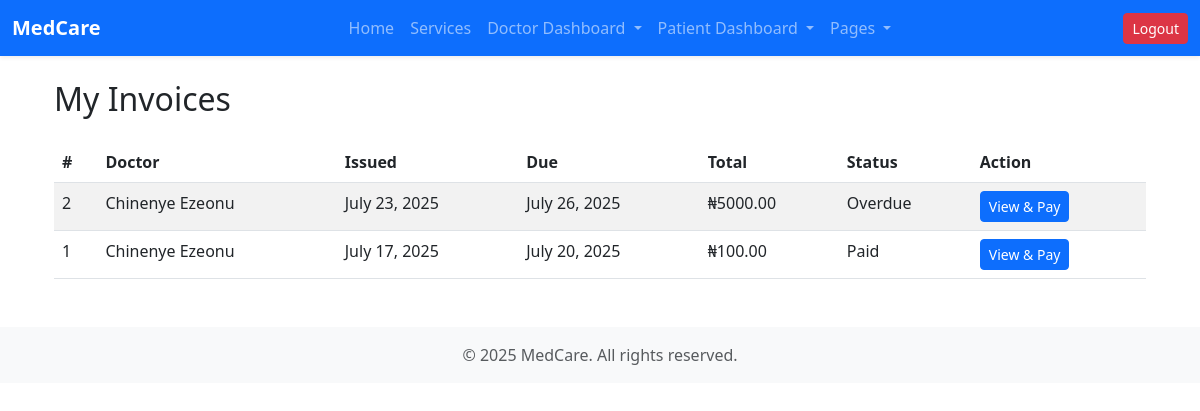
The app's page /billing/patient/ (signed in) with its own data.
### billing/models.py (models this page shows, shortened)
class Invoice(models.Model):
    patient = models.ForeignKey(PatientProfile, on_delete=models.CASCADE)
    doctor = models.ForeignKey(DoctorProfile, on_delete=models.SET_NULL, null=True, blank=True)
    issued_date = models.DateField(auto_now_add=True)
    due_date = models.DateField()
    total_amount = models.DecimalField(max_digits=10, decimal_places=2)
    is_paid = models.BooleanField(default=False)
    notes = models.TextField(blank=True)
    paid_on = models.DateField(null=True, blank=True)
    payment_method = models.CharField(max_length=50, blank=True)
    transaction_id = models.CharField(max_length=100, null=True, blank=True)
    class Meta:
        ordering = ['-issued_date']
    @property
    def status(self):
        if self.is_paid:
            return "Paid"
        elif timezone.now().date() > self.due_date:
            return "Overdue"
        elif self.amount_paid > 0:
            return "Partially Paid"
        else:
            return "Unpaid"

### doctors/models.py (models this page shows, shortened)
class DoctorProfile(models.Model):
    SPECIALTY_CHOICES = [
        ('cardiology', 'Cardiology'),
        ('dermatology', 'Dermatology'),
        ('neurology', 'Neurology'),
        ('pediatrics', 'Pediatrics'),
        ('general', 'General Practice'),
    ]
    user = models.OneToOneField(settings.AUTH_USER_MODEL, on_delete=models.CASCADE, related_name='doctor_profile')
    specialization = models.CharField(max_length=100, choices=SPECIALTY_CHOICES)
    bio = models.TextField(blank=True)
    phone = models.CharField(max_length=20, blank=True)
    office_address = models.TextField(blank=True)
    license_number = models.CharField(max_length=50, blank=True)
    experience_years = models.PositiveIntegerField(default=0)

### accounts/models.py (models this page shows, shortened)
class User(AbstractBaseUser, PermissionsMixin):
    email = models.EmailField(unique=True)
    role = models.CharField(max_length=10, choices=ROLE_CHOICES, default='patient')
    first_name = models.CharField(max_length=100)
    last_name = models.CharField(max_length=100)
    is_active = models.BooleanField(default=True)
    is_staff = models.BooleanField(default=False)
    date_joined = models.DateTimeField(default=timezone.now)
    USERNAME_FIELD = 'email'
    REQUIRED_FIELDS = ['first_name', 'last_name']
    objects = UserManager()
    def get_full_name(self):
        return f"{self.first_name} {self.last_name}".strip()

### billing/views.py (the view)
# urls.py: path('patient/', views.patient_billing, name='patient-billing'),
@login_required
def patient_billing(request):
    if not is_patient(request.user):
        raise PermissionDenied
    invoices = Invoice.objects.filter(patient__user=request.user)
    return render(request, 'billing/patient_billing.html', {'invoices': invoices})

### billing/views.py (called while the page is built)
def is_patient(user):
    return hasattr(user, 'patient_profile')

### billing/templates/billing/patient_billing.html (shortened to what this page needs)
{% extends 'base.html' %}
{% block content %}
<div class="container mt-4">
    <h2 class="mb-4">My Invoices</h2>
    {% if invoices %}
        <table class="table table-striped">
            <thead>
                <tr>
                    <th>#</th>
                    <th>Doctor</th>
                    <th>Issued</th>
                    <th>Due</th>
                    <th>Total</th>
                    <th>Status</th>
                    <th>Action</th>
                </tr>
            </thead>
            <tbody>
                {% for invoice in invoices %}
                <tr>
                    <td>{{ invoice.id }}</td>
                    <td>{{ invoice.doctor.user.get_full_name }}</td>
                    <td>{{ invoice.issued_date }}</td>
                    <td>{{ invoice.due_date }}</td>
                    <td>₦{{ invoice.total_amount }}</td>
                    <td>{{ invoice.status }}</td>
                    <td>
                        <a href="#" class="btn btn-primary btn-sm">
                            View & Pay
                        </a>
                    </td>
                </tr>
                {% endfor %}
            </tbody>
        </table>
    {% else %}
        <p>No invoices found.</p>
    {% endif %}
</div>
{% endblock %}

### records on screen
Invoice: id "2", doctor.user.get_full_name "Chinenye Ezeonu", issued_date "July 23, 2025", due_date "July 26, 2025", total_amount "5000.00", status "Overdue"
Invoice: id "1", doctor.user.get_full_name "Chinenye Ezeonu", issued_date "July 17, 2025", due_date "July 20, 2025", total_amount "100.00", status "Paid"
